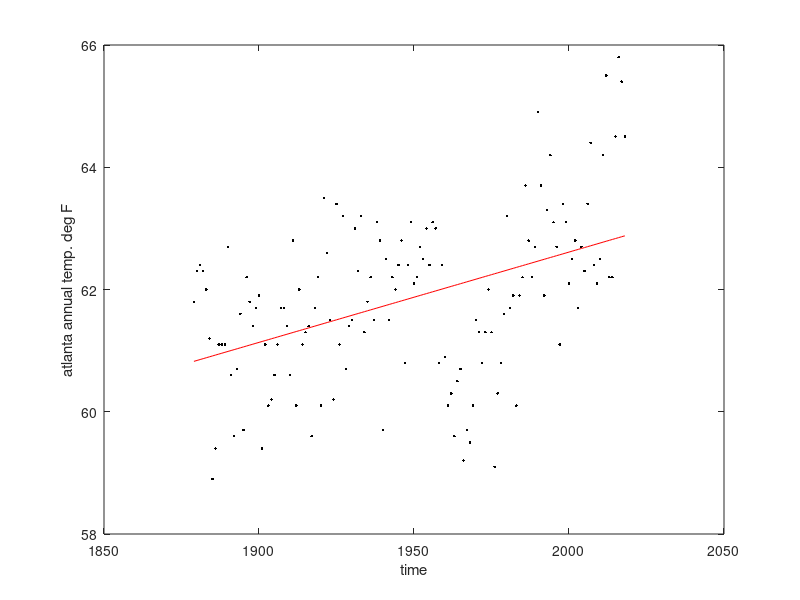

The MATLAB source for this figure: (Note: this script raises an error after producing the figure.)
%% week4_lab 

% safety first
close all
clear all
clc

% load the data
load atlanta_temperature.mat

% X = Year
% Y = Annual
X = Year;
Y = Annual;

% calculate temporal trend first
C = cov(X,Y);
a(2)= C(1,2)/C(1,1); % slope
a(1)= mean(Y)-a(2)*mean(X); %intercept

% plot it
figure(1);
plot(X,Y,'k.');
xlabel('time');
ylabel('atlanta annual temp. deg F');
hold on;
plot(X,a(1)+a(2)*X,'r-');
hold off;

% test the significance of the trend

% 1. set CL
CL = 0.95;

% 2. State null hypothesis
disp('H0: there is no significant trend');
disp('H1: there is a signficant trend');

% 3. State statistic
disp('Use t-statistic with two tail test')

% 4. Calculate the critical t-value
N = length(X); % total sample size
[dummy,r]=regrcorr(Y(1:N-1),Y(2:N)); % calculating lag-1 auto correlation
Neff=N*(1-r)/(1+r);
df= Neff - 2; % degree of freedom
tcrit = tinv((CL+1)/2,df);

% 5. evaluate whether the data is in the confidence interval
err2 = sum( ((a(1)+a(2)*X) - Y).^2 )/(Neff-2);
SE2 = err2/( sum( (X-mean(X)).^2 ) );
SE = sqrt(SE2);

% t value = slope / SE;
t = a(2)/SE;
